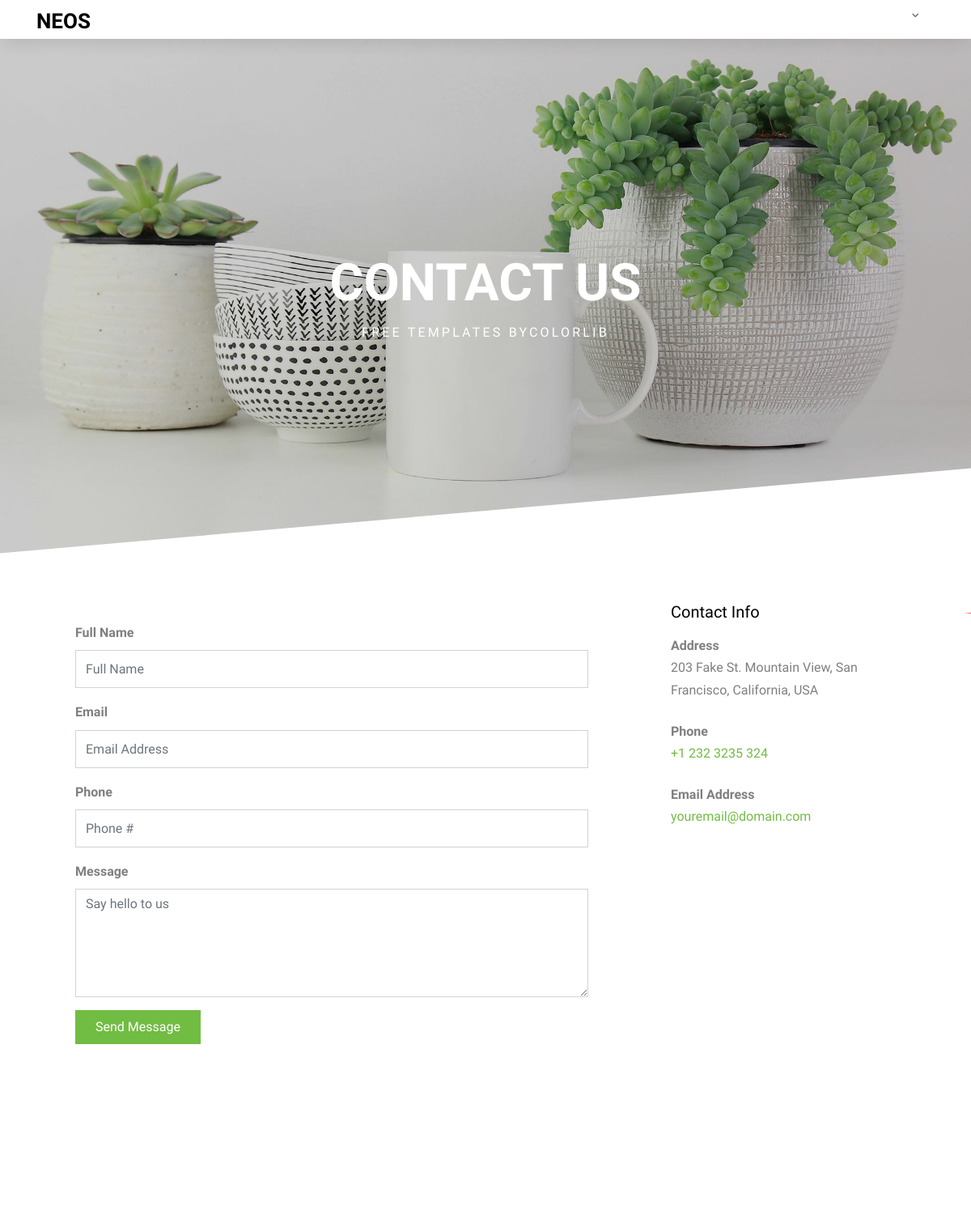
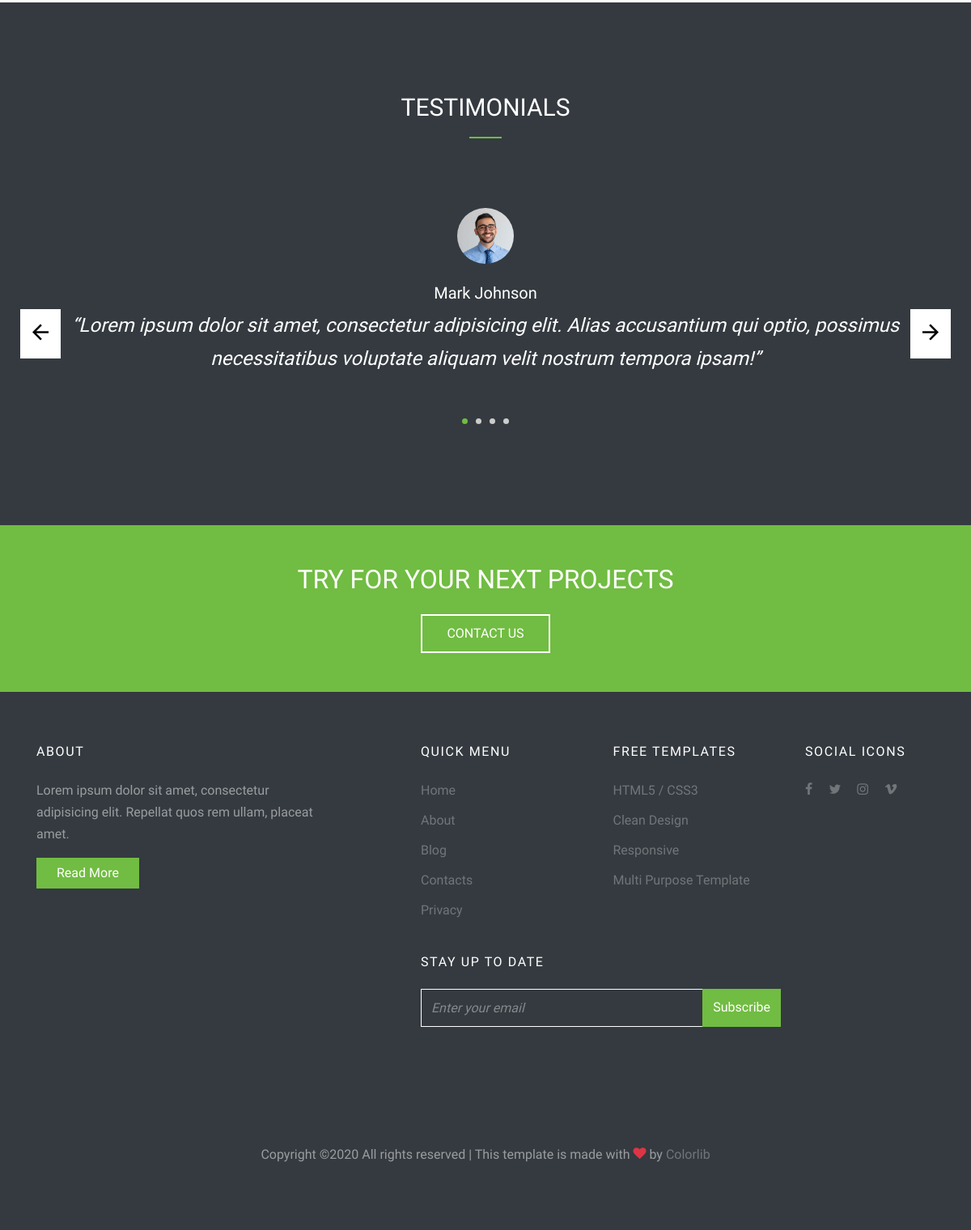
Page /contact/ on the committed database (2 pictures, top to bottom).
### base/models.py (models this page shows, shortened)
class Banner(models.Model):
	title = models.TextField()
	description = models.TextField(null = True, blank = True)
	image = models.ImageField(upload_to = 'banner', null = True, blank = True)
	link = models.CharField(max_length = 256, null = True, blank = True)
	active = models.BooleanField(default = False)

class Title(models.Model):
	title = models.TextField()
	description = models.TextField(null = True, blank = True)
	link = models.CharField(max_length = 256, null = True, blank = True)
	active = models.BooleanField(default = False)

class Testimonials(models.Model):
	name = models.CharField(max_length = 256)
	description = models.TextField(null = True, blank = True)
	image = models.ImageField(upload_to = 'testimonials')
	link = models.CharField(max_length = 64, null = True, blank = True)
	active = models.BooleanField(default = False)

### home/views.py (the view)
# urls.py: path('contact/', views.contact, name = 'contact'),
def contact(request):
	template_name = 'contact.html'
	banner = models.Banner.objects.get(link = 'contact')
	info = models.Title.objects.get(link = 'info')
	address = models.Title.objects.get(link = 'address')
	phone = models.Title.objects.get(link = 'phone')
	email = models.Title.objects.get(link = 'email')
	testi = models.Title.objects.get(link = 'testimonials')
	testis = models.Testimonials.objects.all().order_by('-id')
	context = {
		'banner' : banner,
		'info' : info,
		'address' : address,
		'phone' : phone,
		'email' : email,
		'testi' : testi,
		'testis' : testis
	}
	return render(request, template_name, context)

### home/context_processors.py (called while the page is built)
def menu(request):
	context = {
		'genres': models.Genre.objects.all(),
		'try' : models.Title.objects.get(link = 'try'),
	}
	return context

### template/contact.html (shortened to what this page needs)
{% extends 'base.html' %}
{% load static %}
  {% block content %}
  <div class="site-section first-section" data-aos="fade">
      <div class="container">
        <div class="row">
          <div class="col-md-12 col-lg-8 mb-5">
            <form action="#" class="p-5 bg-white">
              <div class="row form-group">
                <div class="col-md-12 mb-3 mb-md-0">
                  <label class="font-weight-bold" for="fullname">Full Name</label>
                  <input type="text" id="fullname" class="form-control" placeholder="Full Name">
                </div>
              </div>
              <div class="row form-group">
                <div class="col-md-12">
                  <label class="font-weight-bold" for="email">Email</label>
                  <input type="email" id="email" class="form-control" placeholder="Email Address">
                </div>
              </div>
              <div class="row form-group">
                <div class="col-md-12 mb-3 mb-md-0">
                  <label class="font-weight-bold" for="phone">Phone</label>
                  <input type="text" id="phone" class="form-control" placeholder="Phone #">
                </div>
              </div>
              <div class="row form-group">
                <div class="col-md-12">
                  <label class="font-weight-bold" for="message">Message</label>
                  <textarea name="message" id="message" cols="30" rows="5" class="form-control" placeholder="Say hello to us"></textarea>
                </div>
              </div>
              <div class="row form-group">
                <div class="col-md-12">
                  <input type="submit" value="Send Message" class="btn btn-primary text-white px-4 py-2">
                </div>
              </div>
            </form>
          </div>
          <div class="col-lg-4">
            <div class="p-4 mb-3 bg-white">
              <h3 class="h5 text-black mb-3">{{ info.title }}</h3>
              <p class="mb-0 font-weight-bold">{{ address.title }}</p>
              <p class="mb-4">{{ address.description }}</p>
              <p class="mb-0 font-weight-bold">{{ phone.title }}</p>
              <p class="mb-4"><a href="tel:{{ phone.description }}">{{ phone.description }}</a></p>
              <p class="mb-0 font-weight-bold">{{ email.title }}</p>
              <p class="mb-0"><a href="/{{ email.description }}">{{ email.description }}</a></p>
            </div>
          </div>
        </div>
      </div>
    </div>
    <div class="site-section bg-dark block-14 nav-direction-white">
      <div class="container">
        <div class="row mb-5">
          <div class="col-md-12">
            <h2 class="site-section-heading text-center text-white text-uppercase">{{ testi.title }}</h2>
          </div>
        </div>
        <div class="nonloop-block-14 owl-carousel">
          {% for item in testis %}
            <div class="d-block block-testimony mx-auto text-center">
              <div class="person w-25 mx-auto mb-4">
                <img src="{{ item.image.url }}" alt="{{ item.name }}" class="img-fluid rounded-circle w-25 mx-auto">
              </div>
              <div>
                <h2 class="h5 mb- text-white4 text-white">{{ item.name }}</h2>
                <blockquote class="text-white">&ldquo;{{ item.description }}&rdquo;</blockquote>
              </div>
            </div>
          {% endfor %}
        </div>
      </div>
    </div>
    {% endblock %}

### template/base.html (shortened to what this page needs)
{% load static %}
{% load mptt_tags %}
<!DOCTYPE html>
<html lang="en">
  <head>
    <link rel="stylesheet" href="{% static 'fonts/icomoon/style.css' %}">
    <link rel="stylesheet" href="{% static 'css/bootstrap.min.css' %}">
    <link rel="stylesheet" href="{% static 'css/magnific-popup.css' %}">
    <link rel="stylesheet" href="{% static 'css/jquery-ui.css' %}">
    <link rel="stylesheet" href="{% static 'css/owl.carousel.min.css' %}">
    <link rel="stylesheet" href="{% static 'css/owl.theme.default.min.css' %}">
    <link rel="stylesheet" href="{% static 'css/bootstrap-datepicker.css' %}">
    <link rel="stylesheet" href="{% static 'css/animate.css' %}">
    <link rel="stylesheet" href="{% static 'fonts/flaticon/font/flaticon.css' %}">
    <link rel="stylesheet" href="{% static 'css/jquery.fancybox.min.css' %}">
    <link rel="stylesheet" href="{% static 'css/aos.css' %}">
    <link rel="stylesheet" href="{% static 'css/style.css' %}">
  </head>
  <body>
  <div class="site-wrap">
    <div class="site-navbar-wrap js-site-navbar bg-white">
      <div class="container">
        <div class="site-navbar bg-light">
          <div class="row align-items-center">
            <div class="col-2">
              <h2 class="mb-0 site-logo"><a href="{% url 'home:home' %}" class="font-weight-bold text-uppercase">Neos</a></h2>
            </div>
            <div class="col-10">
              <nav class="site-navigation text-right" role="navigation">
                <div class="container">
                  <ul class="site-menu js-clone-nav d-none d-lg-block">
                    {% recursetree genres %}
                        <li class="{% if not node.is_leaf_node %}has-children{% endif %}">
                          <a href="{{ node.link }}">{{ node.name }}</a>
                        </li>
                    {% endrecursetree %}
                  </ul>
                </div>
              </nav>
            </div>
          </div>
        </div>
      </div>
    </div>
    <div class="site-blocks-cover inner-page overlay" style="background-image: url({{ banner.image.url }});" data-aos="fade" data-stellar-background-ratio="0.5">
      <div class="row align-items-center justify-content-center">
        <div class="col-md-5 text-center" data-aos="fade">
          <h1 class="text-uppercase">{{ banner.title }}</h1>
          <span class="caption d-block text-white">{{ banner.description }}</span>
        </div>
      </div>
    </div>
    {% block content %}
    {% endblock %}
    <div class="py-5 bg-primary">
      <div class="container">
        <div class="row align-items-center justify-content-center">
          <div class="col-md-6 text-center mb-3 mb-md-0">
            <h2 class="text-uppercase text-white mb-4" data-aos="fade-up">{{ try.title }}</h2>
            <a href="#" class="btn btn-bg-primary font-secondary text-uppercase" data-aos="fade-up" data-aos-delay="100">Contact Us</a>
          </div>
        </div>
      </div>
    </div>
    <footer class="site-footer bg-dark">
      <div class="container">
        <div class="row">
          <div class="col-md-4 mb-4 mb-md-0">
            <h3 class="footer-heading mb-4 text-white">About</h3>
            <p>Lorem ipsum dolor sit amet, consectetur adipisicing elit. Repellat quos rem ullam, placeat amet.</p>
            <p><a href="#" class="btn btn-primary text-white px-4">Read More</a></p>
          </div>
          <div class="col-md-5 mb-4 mb-md-0 ml-auto">
            <div class="row mb-4">
              <div class="col-md-6">
                <h3 class="footer-heading mb-4 text-white">Quick Menu</h3>
                  <ul class="list-unstyled">
                    <li><a href="#">Home</a></li>
                    <li><a href="#">About</a></li>
                    <li><a href="#">Blog</a></li>
                    <li><a href="#">Contacts</a></li>
                    <li><a href="#">Privacy</a></li>
                  </ul>
              </div>
              <div class="col-md-6">
                <h3 class="footer-heading mb-4 text-white">Free Templates</h3>
                  <ul class="list-unstyled">
                    <li><a href="#">HTML5 / CSS3</a></li>
                    <li><a href="#">Clean Design</a></li>
                    <li><a href="#">Responsive</a></li>
                    <li><a href="#">Multi Purpose Template</a></li>
                  </ul>
              </div>
            </div>
            <div class="row mb-5">
              <div class="col-md-12">
              <h3 class="footer-heading mb-4 text-white">Stay up to date</h3>
              <form action="#" class="d-flex footer-subscribe">
                <input type="text" class="form-control rounded-0" placeholder="Enter your email">
                <input type="submit" class="btn btn-primary rounded-0" value="Subscribe">
              </form>
            </div>
            </div>
          </div>
          <div class="col-md-2">
            <div class="row">
            <div class="col-md-12"><h3 class="footer-heading mb-4 text-white">Social Icons</h3></div>
              <div class="col-md-12">
                <p>
                  <a href="#" class="pb-2 pr-2 pl-0"><span class="icon-facebook"></span></a>
                  <a href="#" class="p-2"><span class="icon-twitter"></span></a>
                  <a href="#" class="p-2"><span class="icon-instagram"></span></a>
                  <a href="#" class="p-2"><span class="icon-vimeo"></span></a>
                </p>
              </div>
          </div>
          </div>
        </div>
        <div class="row pt-5 mt-5 text-center">
          <div class="col-md-12">
            <p>
            Copyright &copy;<script>document.write(new Date().getFullYear());</script> All rights reserved | This template is made with <i class="icon-heart text-danger" aria-hidden="true"></i> by <a href="https://colorlib.com" target="_blank" >Colorlib</a>
            </p>
          </div>
        </div>
      </div>
    </footer>
  </div>
  </body>
</html>

### rows in the picture
Banner: image (picture), title "CONTACT US", description "FREE TEMPLATES BYCOLORLIB"
Title: title "Contact Info"
Title: title "Address", description "203 Fake St. Mountain View, San Francisco, California, USA"
Title: title "Phone", description "+1 232 3235 324"
Title: title "Email Address", description "youremail@domain.com"
Title: title "TESTIMONIALS"
Testimonials: image (picture), name "Mark Johnson", description "Lorem ipsum dolor sit amet, consectetur adipisicing elit. Alias accusantium qui optio, possimus necessitatibus voluptate aliquam velit nostrum tempora ipsam!"
Title: title "TRY FOR YOUR NEXT PROJECTS"
